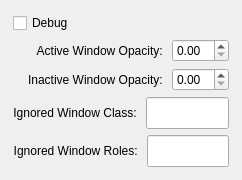
<?xml version="1.0" encoding="UTF-8"?>
<ui version="4.0">
 <class>KWin::OpacifyKwinConfigForm</class>
 <widget class="QWidget" name="KWin::OpacifyKwinConfigForm">
  <property name="geometry">
   <rect>
    <x>0</x>
    <y>0</y>
    <width>242</width>
    <height>180</height>
   </rect>
  </property>
  <property name="minimumSize">
   <size>
    <width>200</width>
    <height>100</height>
   </size>
  </property>
  <property name="maximumSize">
   <size>
    <width>999999</width>
    <height>999999</height>
   </size>
  </property>
  <property name="windowTitle">
   <string>opacify-kwin</string>
  </property>
  <layout class="QHBoxLayout" name="horizontalLayout_5">
   <item>
    <layout class="QVBoxLayout" name="verticalLayout">
     <property name="leftMargin">
      <number>2</number>
     </property>
     <property name="topMargin">
      <number>2</number>
     </property>
     <property name="rightMargin">
      <number>2</number>
     </property>
     <property name="bottomMargin">
      <number>2</number>
     </property>
     <item>
      <widget class="QCheckBox" name="kcfg_debug">
       <property name="sizePolicy">
        <sizepolicy hsizetype="Minimum" vsizetype="Fixed">
         <horstretch>1</horstretch>
         <verstretch>0</verstretch>
        </sizepolicy>
       </property>
       <property name="text">
        <string>Debug</string>
       </property>
      </widget>
     </item>
     <item>
      <layout class="QHBoxLayout" name="horizontalLayout">
       <property name="sizeConstraint">
        <enum>QLayout::SetDefaultConstraint</enum>
       </property>
       <item>
        <widget class="QLabel" name="label">
         <property name="sizePolicy">
          <sizepolicy hsizetype="MinimumExpanding" vsizetype="Minimum">
           <horstretch>0</horstretch>
           <verstretch>0</verstretch>
          </sizepolicy>
         </property>
         <property name="text">
          <string>Active Window Opacity: </string>
         </property>
         <property name="alignment">
          <set>Qt::AlignRight|Qt::AlignTrailing|Qt::AlignVCenter</set>
         </property>
        </widget>
       </item>
       <item>
        <widget class="QDoubleSpinBox" name="kcfg_activeOpacity">
         <property name="sizePolicy">
          <sizepolicy hsizetype="Minimum" vsizetype="Fixed">
           <horstretch>0</horstretch>
           <verstretch>0</verstretch>
          </sizepolicy>
         </property>
        </widget>
       </item>
      </layout>
     </item>
     <item>
      <layout class="QHBoxLayout" name="horizontalLayout_2">
       <item>
        <widget class="QLabel" name="label_2">
         <property name="enabled">
          <bool>true</bool>
         </property>
         <property name="sizePolicy">
          <sizepolicy hsizetype="MinimumExpanding" vsizetype="Minimum">
           <horstretch>0</horstretch>
           <verstretch>0</verstretch>
          </sizepolicy>
         </property>
         <property name="text">
          <string>Inactive Window Opacity: </string>
         </property>
         <property name="alignment">
          <set>Qt::AlignRight|Qt::AlignTrailing|Qt::AlignVCenter</set>
         </property>
        </widget>
       </item>
       <item>
        <widget class="QDoubleSpinBox" name="kcfg_inactiveOpacity"/>
       </item>
      </layout>
     </item>
     <item>
      <layout class="QHBoxLayout" name="horizontalLayout_3">
       <item>
        <widget class="QLabel" name="label_3">
         <property name="enabled">
          <bool>true</bool>
         </property>
         <property name="sizePolicy">
          <sizepolicy hsizetype="MinimumExpanding" vsizetype="Minimum">
           <horstretch>0</horstretch>
           <verstretch>0</verstretch>
          </sizepolicy>
         </property>
         <property name="text">
          <string>Ignored Window Class: </string>
         </property>
         <property name="alignment">
          <set>Qt::AlignRight|Qt::AlignTrailing|Qt::AlignVCenter</set>
         </property>
        </widget>
       </item>
       <item>
        <widget class="QLineEdit" name="kcfg_ignoreClass">
         <property name="sizePolicy">
          <sizepolicy hsizetype="Expanding" vsizetype="Minimum">
           <horstretch>0</horstretch>
           <verstretch>0</verstretch>
          </sizepolicy>
         </property>
         <property name="toolTip">
          <string>List of Window Classes to ignore, spearated by comma</string>
         </property>
        </widget>
       </item>
      </layout>
     </item>
     <item>
      <layout class="QHBoxLayout" name="horizontalLayout_4">
       <item>
        <widget class="QLabel" name="label_4">
         <property name="enabled">
          <bool>true</bool>
         </property>
         <property name="sizePolicy">
          <sizepolicy hsizetype="MinimumExpanding" vsizetype="Minimum">
           <horstretch>0</horstretch>
           <verstretch>0</verstretch>
          </sizepolicy>
         </property>
         <property name="text">
          <string>Ignored Window Roles: </string>
         </property>
         <property name="alignment">
          <set>Qt::AlignRight|Qt::AlignTrailing|Qt::AlignVCenter</set>
         </property>
        </widget>
       </item>
       <item>
        <widget class="QLineEdit" name="kcfg_ignoreRole">
         <property name="sizePolicy">
          <sizepolicy hsizetype="Expanding" vsizetype="Minimum">
           <horstretch>0</horstretch>
           <verstretch>0</verstretch>
          </sizepolicy>
         </property>
         <property name="toolTip">
          <string>List of Window Roles to ignore, spearated by comma</string>
         </property>
        </widget>
       </item>
      </layout>
     </item>
    </layout>
   </item>
  </layout>
 </widget>
 <resources/>
 <connections/>
</ui>
